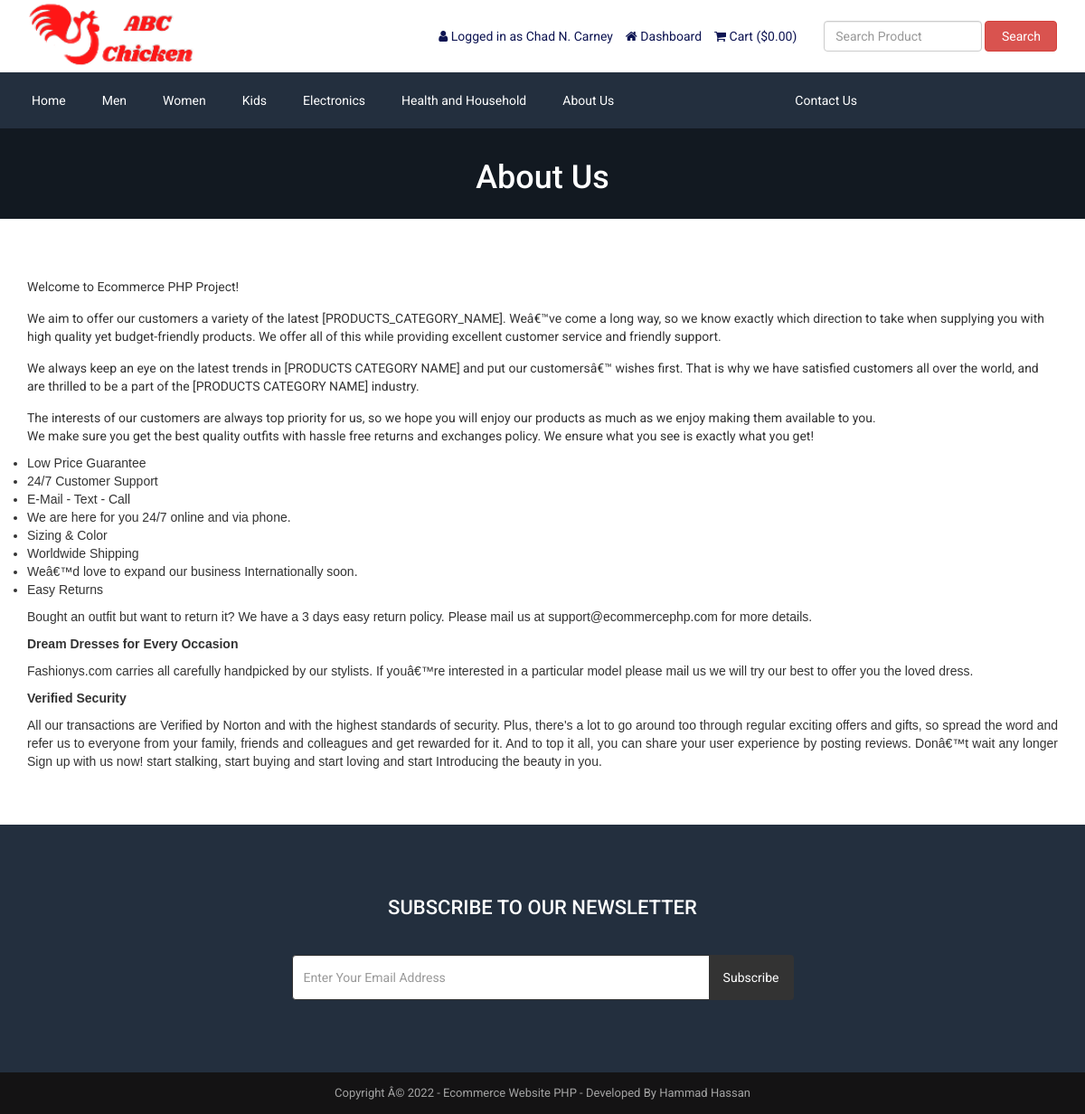
The app's page /about.php (signed in) with its own data.
### tables this page shows
CREATE TABLE `tbl_settings` (
  `id` int(11) NOT NULL,
  `logo` varchar(255) NOT NULL,
  `favicon` varchar(255) NOT NULL,
  `footer_about` text NOT NULL,
  `footer_copyright` text NOT NULL,
  `contact_address` text NOT NULL,
  `contact_email` varchar(255) NOT NULL,
  `contact_phone` varchar(255) NOT NULL,
  `contact_fax` varchar(255) NOT NULL,
  `contact_map_iframe` text NOT NULL,
  `receive_email` varchar(255) NOT NULL,
  `receive_email_subject` varchar(255) NOT NULL,
  `receive_email_thank_you_message` text NOT NULL,
  `forget_password_message` text NOT NULL,
  `total_recent_post_footer` int(10) NOT NULL,
  `total_popular_post_footer` int(10) NOT NULL,
  `total_recent_post_sidebar` int(11) NOT NULL,
  `total_popular_post_sidebar` int(11) NOT NULL,
  `total_featured_product_home` int(11) NOT NULL,
  `total_latest_product_home` int(11) NOT NULL,
  `total_popular_product_home` int(11) NOT NULL,
  `meta_title_home` text NOT NULL,
  `meta_keyword_home` text NOT NULL,
  `meta_description_home` text NOT NULL,
  `banner_login` varchar(255) NOT NULL,
  `banner_registration` varchar(255) NOT NULL,
  `banner_forget_password` varchar(255) NOT NULL,
  `banner_reset_password` varchar(255) NOT NULL,
  `banner_search` varchar(255) NOT NULL,
  `banner_cart` varchar(255) NOT NULL,
  `banner_checkout` varchar(255) NOT NULL,
  `banner_product_category` varchar(255) NOT NULL,
  `banner_blog` varchar(255) NOT NULL,
  `cta_title` varchar(255) NOT NULL,
  `cta_content` text NOT NULL,
  `cta_read_more_text` varchar(255) NOT NULL,
  `cta_read_more_url` varchar(255) NOT NULL,
  `cta_photo` varchar(255) NOT NULL,
  `featured_product_title` varchar(255) NOT NULL,
  `featured_product_subtitle` varchar(255) NOT NULL,
  `latest_product_title` varchar(255) NOT NULL,
  `latest_product_subtitle` varchar(255) NOT NULL,
  `popular_product_title` varchar(255) NOT NULL,
  `popular_product_subtitle` varchar(255) NOT NULL,
  `testimonial_title` varchar(255) NOT NULL,
  `testimonial_subtitle` varchar(255) NOT NULL,
  `testimonial_photo` varchar(255) NOT NULL,
  `blog_title` varchar(255) NOT NULL,
  `blog_subtitle` varchar(255) NOT NULL,
  `newsletter_text` text NOT NULL,
  `paypal_email` varchar(255) NOT NULL,
  `stripe_public_key` varchar(255) NOT NULL,
  `stripe_secret_key` varchar(255) NOT NULL,
  `bank_detail` text NOT NULL,
  `before_head` text NOT NULL,
  `after_body` text NOT NULL,
  `before_body` text NOT NULL,
  `home_service_on_off` int(11) NOT NULL,
  `home_welcome_on_off` int(11) NOT NULL,
  `home_featured_product_on_off` int(11) NOT NULL,
  `home_latest_product_on_off` int(11) NOT NULL,
  `home_popular_product_on_off` int(11) NOT NULL,
  `home_testimonial_on_off` int(11) NOT NULL,
  `home_blog_on_off` int(11) NOT NULL,
  `newsletter_on_off` int(11) NOT NULL,
  `ads_above_welcome_on_off` int(1) NOT NULL,
  `ads_above_featured_product_on_off` int(1) NOT NULL,
  `ads_above_latest_product_on_off` int(1) NOT NULL,
  `ads_above_popular_product_on_off` int(1) NOT NULL,
  `ads_above_testimonial_on_off` int(1) NOT NULL,
  `ads_category_sidebar_on_off` int(1) NOT NULL
);

CREATE TABLE `tbl_top_category` (
  `tcat_id` int(11) NOT NULL,
  `tcat_name` varchar(255) NOT NULL,
  `show_on_menu` int(1) NOT NULL
);

CREATE TABLE `tbl_page` (
  `id` int(11) NOT NULL,
  `about_title` varchar(255) NOT NULL,
  `about_content` text NOT NULL,
  `about_banner` varchar(255) NOT NULL,
  `about_meta_title` varchar(255) NOT NULL,
  `about_meta_keyword` text NOT NULL,
  `about_meta_description` text NOT NULL,
  `faq_title` varchar(255) NOT NULL,
  `faq_banner` varchar(255) NOT NULL,
  `faq_meta_title` varchar(255) NOT NULL,
  `faq_meta_keyword` text NOT NULL,
  `faq_meta_description` text NOT NULL,
  `blog_title` varchar(255) NOT NULL,
  `blog_banner` varchar(255) NOT NULL,
  `blog_meta_title` varchar(255) NOT NULL,
  `blog_meta_keyword` text NOT NULL,
  `blog_meta_description` text NOT NULL,
  `contact_title` varchar(255) NOT NULL,
  `contact_banner` varchar(255) NOT NULL,
  `contact_meta_title` varchar(255) NOT NULL,
  `contact_meta_keyword` text NOT NULL,
  `contact_meta_description` text NOT NULL,
  `pgallery_title` varchar(255) NOT NULL,
  `pgallery_banner` varchar(255) NOT NULL,
  `pgallery_meta_title` varchar(255) NOT NULL,
  `pgallery_meta_keyword` text NOT NULL,
  `pgallery_meta_description` text NOT NULL,
  `vgallery_title` varchar(255) NOT NULL,
  `vgallery_banner` varchar(255) NOT NULL,
  `vgallery_meta_title` varchar(255) NOT NULL,
  `vgallery_meta_keyword` text NOT NULL,
  `vgallery_meta_description` text NOT NULL
);

### about.php (the view)
<?php require_once('header.php'); ?>
<?php
$statement = $pdo->prepare("SELECT * FROM tbl_page WHERE id=1");
$statement->execute();
$result = $statement->fetchAll(PDO::FETCH_ASSOC);
foreach ($result as $row) {
   $about_title = $row['about_title'];
    $about_content = $row['about_content'];
    $about_banner = $row['about_banner'];
}
?>
<div class="page-banner" style="background-image: url(assets/uploads/<?php echo $about_banner; ?>);">
    <div class="inner">
        <h1><?php echo $about_title; ?></h1>
    </div>
</div>
<div class="page">
    <div class="container">
        <div class="row">
            <div class="col-md-12">
                <p>
                    <?php echo $about_content; ?>
                </p>
            </div>
        </div>
    </div>
</div>
<?php require_once('footer.php'); ?>

### header.php (shortened to what this page needs)
<?php
include("admin/inc/config.php");
$statement = $pdo->prepare("SELECT * FROM tbl_settings WHERE id=1");
$statement->execute();
$result = $statement->fetchAll(PDO::FETCH_ASSOC);
foreach ($result as $row)
{
	$logo = $row['logo'];
}
?>
<!DOCTYPE html>
<html lang="en">
<head>
	<link rel="stylesheet" href="assets/css/bootstrap.min.css">
	<link rel="stylesheet" href="assets/css/font-awesome.min.css">
	<link rel="stylesheet" href="assets/css/owl.carousel.min.css">
	<link rel="stylesheet" href="assets/css/owl.theme.default.min.css">
	<link rel="stylesheet" href="assets/css/jquery.bxslider.min.css">
    <link rel="stylesheet" href="assets/css/magnific-popup.css">
    <link rel="stylesheet" href="assets/css/rating.css">
	<link rel="stylesheet" href="assets/css/spacing.css">
	<link rel="stylesheet" href="assets/css/bootstrap-touch-slider.css">
	<link rel="stylesheet" href="assets/css/animate.min.css">
	<link rel="stylesheet" href="assets/css/tree-menu.css">
	<link rel="stylesheet" href="assets/css/select2.min.css">
	<link rel="stylesheet" href="assets/css/main.css">
	<link rel="stylesheet" href="assets/css/responsive.css">
	<?php
	$statement = $pdo->prepare("SELECT * FROM tbl_page WHERE id=1");
	$statement->execute();
	$result = $statement->fetchAll(PDO::FETCH_ASSOC);
		?>
</head>
<body>
<div class="header">
	<div class="container">
		<div class="row inner">
			<div class="col-md-4 logo">
				<a href="index.php"><img src="assets/uploads/<?php echo $logo; ?>" alt="logo image"></a>
			</div>
			<div class="col-md-5 right">
				<ul>
					<?php
					if(isset($_SESSION['customer'])) {
						?>
						<li><i class="fa fa-user"></i> <?php echo LANG_VALUE_13; ?> <?php echo $_SESSION['customer']['cust_name']; ?></li>
						<li><a href="dashboard.php"><i class="fa fa-home"></i> <?php echo LANG_VALUE_89; ?></a></li>
						<?php
					} else {
						?>
						<li><a href="login.php"><i class="fa fa-sign-in"></i> <?php echo LANG_VALUE_9; ?></a></li>
						<li><a href="registration.php"><i class="fa fa-user-plus"></i> <?php echo LANG_VALUE_15; ?></a></li>
						<?php
					}
					?>
					<li><a href="cart.php"><i class="fa fa-shopping-cart"></i> <?php echo LANG_VALUE_18; ?> (<?php echo LANG_VALUE_1; ?><?php
					if(isset($_SESSION['cart_p_id'])) {
						$table_total_price = 0;
						$i=0;
	                    foreach($_SESSION['cart_p_qty'] as $key => $value)
	                    {
	                        $i++;
	                        $arr_cart_p_qty[$i] = $value;
	                    }                    $i=0;
	                    foreach($_SESSION['cart_p_current_price'] as $key => $value)
	                    {
	                        $i++;
	                        $arr_cart_p_current_price[$i] = $value;
	                    }
	                    for($i=1;$i<=count($arr_cart_p_qty);$i++) {
	                    	$row_total_price = $arr_cart_p_current_price[$i]*$arr_cart_p_qty[$i];
	                        $table_total_price = $table_total_price + $row_total_price;
	                    }
						echo $table_total_price;
					} else {
						echo '0.00';
					}
					?>)</a></li>
				</ul>
			</div>
			<div class="col-md-3 search-area">
				<form class="navbar-form navbar-left" role="search" action="search-result.php" method="get">
					<div class="form-group">
						<input type="text" class="form-control search-top" placeholder="<?php echo LANG_VALUE_2; ?>" name="search_text">
					</div>
					<button type="submit" class="btn btn-danger"><?php echo LANG_VALUE_3; ?></button>
				</form>
			</div>
		</div>
	</div>
</div>
<div class="nav">
	<div class="container">
		<div class="row">
			<div class="col-md-12 pl_0 pr_0">
				<div class="menu-container">
					<div class="menu">
						<ul>
							<li><a href="index.php">Home</a></li>
							<?php
							$statement = $pdo->prepare("SELECT * FROM tbl_top_category WHERE show_on_menu=1");
							$statement->execute();
							$result = $statement->fetchAll(PDO::FETCH_ASSOC);
							foreach ($result as $row) {
								?>
								<li><a href="product-category.php?id=<?php echo $row['tcat_id']; ?>&type=top-category"><?php echo $row['tcat_name']; ?></a>
								</li>
								<?php
							}
							?>
							<?php
							$statement = $pdo->prepare("SELECT * FROM tbl_page WHERE id=1");
							$statement->execute();
							$result = $statement->fetchAll(PDO::FETCH_ASSOC);
							foreach ($result as $row) {
								$about_title = $row['about_title'];
								$shipingPolicy_title = $row['shipingPolicy_title'];
								$PrivacyPolicy_title = $row['PrivacyPolicy_title'];
								$returnPolicy_title = $row['returnPolicy_title'];
								$termsAndCondition_title = $row['termsAndCondition_title'];
								$contact_title = $row['contact_title'];
							}
							?>
							<li><a href="about.php"><?php echo $about_title; ?></a></li>
							<li><a href="Shiping-Policy.php"><?php echo $shipingPolicy_title; ?></a></li>
							<li><a href="Terms_and_Conditions.php"><?php echo $termsAndCondition_title; ?></a></li>
							<li><a href="Return-Policy.php"><?php echo $returnPolicy_title; ?></a></li>
							<li><a href="Privacy-Policy.php"><?php echo $PrivacyPolicy_title; ?></a></li>
							<li><a href="contact.php"><?php echo $contact_title; ?></a></li>
						</ul>
					</div>
				</div>
			</div>
		</div>
	</div>
</div>

### footer.php (shortened to what this page needs)
<?php
$statement = $pdo->prepare("SELECT * FROM tbl_settings WHERE id=1");
$statement->execute();
$result = $statement->fetchAll(PDO::FETCH_ASSOC);
foreach ($result as $row)
{
	$footer_copyright = $row['footer_copyright'];
    $newsletter_on_off = $row['newsletter_on_off'];
}
?>
<?php if($newsletter_on_off == 1): ?>
<section class="home-newsletter">
	<div class="container">
		<div class="row">
			<div class="col-md-6 col-md-offset-3">
				<div class="single">
				<form action="" method="post">
					<h2><?php echo LANG_VALUE_93; ?></h2>
					<div class="input-group">
			        	<input type="email" class="form-control" placeholder="<?php echo LANG_VALUE_95; ?>" name="email_subscribe">
			         	<span class="input-group-btn">
			         	<button class="btn btn-theme" type="submit" name="form_subscribe"><?php echo LANG_VALUE_92; ?></button>
			         	</span>
			        </div>
				</div>
			</div>
		</div>
	</div>
</section>
<?php endif; ?>
<div class="footer-bottom">
	<div class="container">
		<div class="row">
			<div class="col-md-12 copyright">
				<?php echo $footer_copyright; ?>
			</div>
		</div>
	</div>
</div>
</body>
</html>

### assets/css/main.css (style rules this page uses)
* { margin: 0; padding: 0; }
body { font-family: "Roboto", sans-serif; font-size: 14px; }
h1, h2, h3, h4, h5, h6 { font-family: "Roboto", sans-serif; }
a { text-decoration: none; }
.header { width: 100%; height: auto; background: #fff; }
.header .inner { height: auto; display: table; }
.header .logo { float: none; display: table-cell; vertical-align: middle; }
.header .logo img { max-width: 100%; height: 80px; }
.header .navbar-form .form-control { width: 300px; }
.header .search-area { float: none; display: table-cell; vertical-align: middle; }
.header .search-area .form-group { width: calc(100% - 84px); }
.header .search-area button { width: 80px; }
.header .search-area form { width: 100%; }
.header .right { float: none; display: table-cell; vertical-align: middle; padding-right: 0; }
.header .right ul { float: right; margin-bottom: 0; }
.header .right ul li { list-style-type: none; float: left; margin-left: 14px; color: #0d1452; }
.header .right ul li a { color: #0d1452; }
.header .navbar-form .search-top { width: 100%; }
.nav { background: #232f3e; }
.menu-container { width: 100%; margin: 0 auto; background: #232f3e; }
.menu-dropdown-icon:before { content: "\f067"; font-family: "FontAwesome"; display: none; cursor: pointer; float: right; padding: 1.5em 2em; background: #fff; color: #333; }
.menu > ul { margin: 0 auto; width: 100%; list-style: none; padding: 0; position: relative; box-sizing: border-box; }
.menu > ul:before, .menu > ul:after { content: ""; display: table; }
.menu > ul:after { clear: both; }
.menu > ul > li { float: left; padding: 0; margin: 0; }
.menu > ul > li a { text-decoration: none; padding: 1.5em 20px; display: block; color: #fff; }
.footer-bottom { width: 100%; height: auto; background: #141314; padding: 14px 0; }
.footer-bottom .copyright { font-size: 13px; color: #a3a3a3; text-align: center; }
.page-banner { width: 100%; height: auto; background-repeat: no-repeat; background-position: center center; -webkit-background-size: cover; background-size: cover; position: relative; padding-top: 15px; padding-bottom: 15px; overflow: hidden; }
.page-banner h1 { color: #fff; text-align: center; z-index: 999; position: relative; }
.page { width: 100%; height: auto; padding-top: 50px; padding-bottom: 50px; }
.home-newsletter { padding: 80px 0; background: #232f3e; }
.home-newsletter .single { max-width: 650px; margin: 0 auto; text-align: center; position: relative; z-index: 2; }
.home-newsletter .single h2 { font-size: 22px; color: white; text-transform: uppercase; margin-bottom: 40px; margin-top: 0; }
.home-newsletter .single .form-control { height: 50px; border-color: #333; outline: none; }
.home-newsletter .single .btn { min-height: 50px; background: #333; color: #fff; padding-left: 15px; padding-right: 15px; }

### assets/css/responsive.css (style rules this page uses)
@media only screen and (min-width: 992px) { .header .inner { width: 100%; } }
@media only screen and (min-width: 992px) { .header .search-area { padding-right: 0; } }
@media only screen and (min-width: 992px) { .header .search-area form { padding-right: 0; } }
@media only screen and (min-width: 992px) { .header .container { padding-right: 0; } }

### records on screen
tbl_settings: logo (picture), footer_copyright "Copyright Â© 2022 - Ecommerce Website PHP - Developed By Hammad Hassan"
tbl_top_category: tcat_name "Men"
tbl_top_category: tcat_name "Women"
tbl_top_category: tcat_name "Kids"
tbl_top_category: tcat_name "Electronics"
tbl_top_category: tcat_name "Health and Household"
tbl_page: about_title "About Us", contact_title "Contact Us", about_banner (picture), about_content "Welcome to Ecommerce PHP Project! We aim to offer our customers a variety of the latest [PRODUCTS_CATEGORY_NAME]. Weâ€™ve come a long way, so we know exactly which direction to take when supplying you with high quality yet budget-friendly products. We offer all of this while providing excellent customer service and friendly support. We always keep an eye on the latest trends in [PRODUCTS CATEGORY NAME] and put our customersâ€™ wishes first. That is why we have satisfied customers all over the world, and are thrilled to be a part of the [PRODUCTS CATEGORY NAME] industry. The interests of our customers are always top priority for us, so we hope you will enjoy our products as much as we enjoy…"

### other values on screen
LANG_VALUE_13 "Logged in as"
$_SESSION['customer']['cust_name'] "Chad N. Carney"
LANG_VALUE_89 "Dashboard"
LANG_VALUE_18 "Cart"
LANG_VALUE_1 "$"
LANG_VALUE_3 "Search"
LANG_VALUE_93 "SUBSCRIBE TO OUR NEWSLETTER"
LANG_VALUE_92 "Subscribe"
